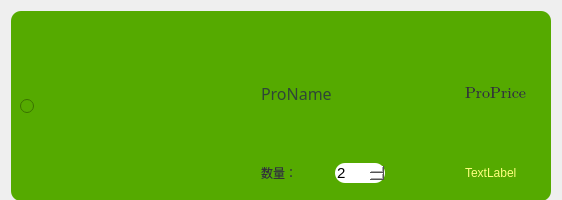
<?xml version="1.0" encoding="UTF-8"?>
<ui version="4.0">
 <class>CartItem</class>
 <widget class="QWidget" name="CartItem">
  <property name="geometry">
   <rect>
    <x>0</x>
    <y>0</y>
    <width>561</width>
    <height>200</height>
   </rect>
  </property>
  <property name="minimumSize">
   <size>
    <width>0</width>
    <height>200</height>
   </size>
  </property>
  <property name="maximumSize">
   <size>
    <width>166720</width>
    <height>200</height>
   </size>
  </property>
  <property name="font">
   <font>
    <family>Microsoft YaHei UI</family>
   </font>
  </property>
  <property name="focusPolicy">
   <enum>Qt::ClickFocus</enum>
  </property>
  <property name="contextMenuPolicy">
   <enum>Qt::DefaultContextMenu</enum>
  </property>
  <property name="windowTitle">
   <string>Form</string>
  </property>
  <property name="styleSheet">
   <string notr="true"/>
  </property>
  <layout class="QVBoxLayout" name="verticalLayout">
   <item>
    <widget class="QWidget" name="widget" native="true">
     <property name="minimumSize">
      <size>
       <width>540</width>
       <height>190</height>
      </size>
     </property>
     <property name="maximumSize">
      <size>
       <width>16777215</width>
       <height>190</height>
      </size>
     </property>
     <property name="styleSheet">
      <string notr="true">border-radius: 10px;
background-color: rgb(85, 170, 0);</string>
     </property>
     <layout class="QHBoxLayout" name="horizontalLayout">
      <item>
       <widget class="QRadioButton" name="radioButton">
        <property name="maximumSize">
         <size>
          <width>40</width>
          <height>16777215</height>
         </size>
        </property>
        <property name="text">
         <string/>
        </property>
       </widget>
      </item>
      <item>
       <widget class="QWidget" name="widMusicPic" native="true">
        <property name="minimumSize">
         <size>
          <width>90</width>
          <height>90</height>
         </size>
        </property>
        <property name="maximumSize">
         <size>
          <width>180</width>
          <height>180</height>
         </size>
        </property>
       </widget>
      </item>
      <item>
       <widget class="QWidget" name="widget_2" native="true">
        <layout class="QGridLayout" name="gridLayout">
         <item row="1" column="3">
          <widget class="QLabel" name="ProTolPrice">
           <property name="styleSheet">
            <string notr="true">font: 12pt &quot;Cambria Math&quot;;
color: rgb(255, 255, 127);</string>
           </property>
           <property name="text">
            <string>TextLabel</string>
           </property>
          </widget>
         </item>
         <item row="0" column="0" colspan="3">
          <widget class="QLabel" name="ProName">
           <property name="sizePolicy">
            <sizepolicy hsizetype="Fixed" vsizetype="Preferred">
             <horstretch>0</horstretch>
             <verstretch>0</verstretch>
            </sizepolicy>
           </property>
           <property name="font">
            <font>
             <family>微软雅黑</family>
             <pointsize>12</pointsize>
             <weight>9</weight>
             <italic>false</italic>
             <bold>false</bold>
            </font>
           </property>
           <property name="styleSheet">
            <string notr="true">font: 75 12pt &quot;微软雅黑&quot;;
color:rgb(47, 70, 55);</string>
           </property>
           <property name="text">
            <string>ProName</string>
           </property>
          </widget>
         </item>
         <item row="0" column="3">
          <widget class="QLabel" name="ProPrice">
           <property name="font">
            <font>
             <family>Cambria Math</family>
             <pointsize>12</pointsize>
             <weight>50</weight>
             <italic>false</italic>
             <bold>false</bold>
            </font>
           </property>
           <property name="styleSheet">
            <string notr="true">
font: 12pt &quot;Cambria Math&quot;;
color: #333;</string>
           </property>
           <property name="text">
            <string>ProPrice</string>
           </property>
          </widget>
         </item>
         <item row="1" column="0">
          <widget class="QLabel" name="ProNum">
           <property name="styleSheet">
            <string notr="true">
font: 12pt &quot;Cambria Math&quot;;
color: #333;</string>
           </property>
           <property name="text">
            <string>数量：</string>
           </property>
          </widget>
         </item>
         <item row="1" column="1">
          <widget class="QSpinBox" name="spinBox">
           <property name="maximumSize">
            <size>
             <width>50</width>
             <height>16777215</height>
            </size>
           </property>
           <property name="font">
            <font>
             <pointsize>11</pointsize>
            </font>
           </property>
           <property name="styleSheet">
            <string notr="true">border-color: rgb(0, 0, 0);
background-color: rgb(255, 255, 255);</string>
           </property>
           <property name="minimum">
            <number>1</number>
           </property>
           <property name="maximum">
            <number>100</number>
           </property>
           <property name="value">
            <number>2</number>
           </property>
          </widget>
         </item>
        </layout>
       </widget>
      </item>
     </layout>
    </widget>
   </item>
  </layout>
 </widget>
 <resources/>
 <connections/>
</ui>
